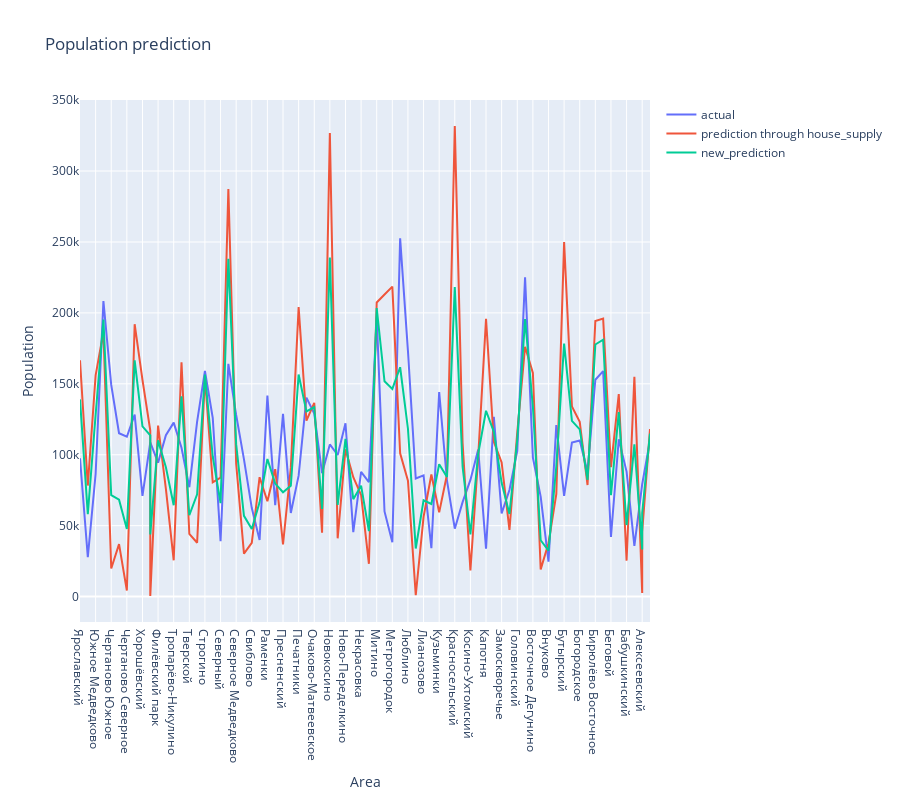

This figure's notebook cell:
### Code cell
import plotly.express as px
import plotly.graph_objects as go
area_predictions = area_predictions[area_predictions['area_name'] != 'Рязанский']
area_predictions = area_predictions[area_predictions['area_name'] != 'Тимирязевский']
area_predictions = area_predictions[area_predictions['area_name'] != 'Южное Тушино']
area_predictions = area_predictions.sort_values(by=['area_name'], ascending=False)

fig = go.Figure()
fig.add_scatter(x=area_predictions['area_name'], y=area_predictions['population'], name='actual')

fig.add_scatter(x=area_predictions['area_name'], y=area_predictions['hs_ratio_pred'], name='prediction through house_supply')
area_predictions['new_predict'] = area_predictions['hs_ratio_pred']*0.6 + area_predictions['population']*0.4
fig.add_scatter(x=area_predictions['area_name'], y=area_predictions['new_predict'], name='new_prediction')
fig.update_layout(title='Population prediction', xaxis_title='Area', yaxis_title='Population', height=800)
fig.show()

### Figure 1 — Plotly figure (JSON) as saved in the notebook; plotly's stock layout.template omitted (floating-point values rounded to 4 significant figures)
{"data": [{"name": "actual", "type": "scatter", "x": ["Ярославский", "Якиманка", "Южное Медведково", "Южное Бутово", "Чертаново Южное", "Чертаново Центральное", "Чертаново Северное", "Царицыно", "Хорошёвский", "Хамовники", "Хамовники", "Филёвский парк", "Фили-Давыдково", "Тропарёво-Никулино", "Текстильщики", "Тверской", "Таганский", "Строгино", "Солнцево", "Северный", "Северное Тушино", "Северное Медведково", "Северное Бутово", "Свиблово", "Ростокино", "Раменки", "Проспект Вернадского", "Пресненский", "Покровское-Стрешнево", "Печатники", "Перово", "Очаково-Матвеевское", "Обручевский", "Новокосино", "Новогиреево", "Ново-Переделкино", "Нижегородский", "Некрасовка", "Нагорный", "Митино", "Мещанский", "Метрогородок", "Марьино", "Люблино", "Лосиноостровский", "Лианозово", "Куркино", "Кузьминки", "Крылатское", "Красносельский", "Котловка", "Косино-Ухтомский", "Коптево", "Капотня", "Зюзино", "Замоскворечье", "Дорогомилово", "Головинский", "Выхино-Жулебино", "Восточное Дегунино", "Войковский", "Внуково", "Вешняки", "Бутырский", "Братеево", "Богородское", "Бирюлёво Западное", "Бирюлёво Восточное", "Бибирево", "Беговой", "Басманный", "Бабушкинский", "Арбат", "Алексеевский", "Алексеевский", "Академический"], "y": [97502, 27791, 86391, 208355, 149210, 115194, 112716, 128286, 70970, 108740, 108740, 94450, 113818, 122663, 104955, 77091, 123382, 159134, 126081, 39030, 164120, 128028, 96753, 62401, 39961, 141754, 64436, 128784, 58975, 85219, 140243, 129002, 87015, 107246, 99823, 122202, 45486, 87867, 80724, 197386, 60044, 38310, 252623, 173201, 83221, 85475, 34153, 144246, 81677, 47865, 66619, 82250, 103693, 33761, 126776, 58665, 75105, 102722, 225043, 98046, 70499, 24687, 120953, 70957, 108582, 110049, 87787, 152843, 158939, 41991, 110928, 88092, 35796, 79193, 79193, 110161]}, {"name": "prediction through house_supply", "type": "scatter", "x": ["Ярославский", "Якиманка", "Южное Медведково", "Южное Бутово", "Чертаново Южное", "Чертаново Центральное", "Чертаново Северное", "Царицыно", "Хорошёвский", "Хамовники", "Хамовники", "Филёвский парк", "Фили-Давыдково", "Тропарёво-Никулино", "Текстильщики", "Тверской", "Таганский", "Строгино", "Солнцево", "Северный", "Северное Тушино", "Северное Медведково", "Северное Бутово", "Свиблово", "Ростокино", "Раменки", "Проспект Вернадского", "Пресненский", "Покровское-Стрешнево", "Печатники", "Перово", "Очаково-Матвеевское", "Обручевский", "Новокосино", "Новогиреево", "Ново-Переделкино", "Нижегородский", "Некрасовка", "Нагорный", "Митино", "Мещанский", "Метрогородок", "Марьино", "Люблино", "Лосиноостровский", "Лианозово", "Куркино", "Кузьминки", "Крылатское", "Красносельский", "Котловка", "Косино-Ухтомский", "Коптево", "Капотня", "Зюзино", "Замоскворечье", "Дорогомилово", "Головинский", "Выхино-Жулебино", "Восточное Дегунино", "Войковский", "Внуково", "Вешняки", "Бутырский", "Братеево", "Богородское", "Бирюлёво Западное", "Бирюлёво Восточное", "Бибирево", "Беговой", "Басманный", "Бабушкинский", "Арбат", "Алексеевский", "Алексеевский", "Академический"], "y": [166600.0, 78280.0, 156000.0, 186700.0, 19780.0, 37010.0, 4241.0, 192100.0, 152700.0, 117000.0, 494.0, 120600.0, 76020.0, 25610.0, 165200.0, 44210.0, 37950.0, 154700.0, 80520.0, 83830.0, 287400.0, 93770.0, 30350.0, 37900.0, 84140.0, 67250.0, 89850.0, 36720.0, 90900.0, 204100.0, 124100.0, 136600.0, 45090.0, 326700.0, 41100.0, 103900.0, 84180.0, 71660.0, 23120.0, 207300.0, 213000.0, 218500.0, 101100.0, 81760.0, 997.7, 56150.0, 86040.0, 59380.0, 86030.0, 331700.0, 108200.0, 18390.0, 98860.0, 195900.0, 109100.0, 94590.0, 47050.0, 115800.0, 176200.0, 157600.0, 19210.0, 37590.0, 72190.0, 249900.0, 134100.0, 123200.0, 78630.0, 194300.0, 196000.0, 91250.0, 142800.0, 25350.0, 155000.0, 2519.0, 45510.0, 118100.0]}, {"name": "new_prediction", "type": "scatter", "x": ["Ярославский", "Якиманка", "Южное Медведково", "Южное Бутово", "Чертаново Южное", "Чертаново Центральное", "Чертаново Северное", "Царицыно", "Хорошёвский", "Хамовники", "Хамовники", "Филёвский парк", "Фили-Давыдково", "Тропарёво-Никулино", "Текстильщики", "Тверской", "Таганский", "Строгино", "Солнцево", "Северный", "Северное Тушино", "Северное Медведково", "Северное Бутово", "Свиблово", "Ростокино", "Раменки", "Проспект Вернадского", "Пресненский", "Покровское-Стрешнево", "Печатники", "Перово", "Очаково-Матвеевское", "Обручевский", "Новокосино", "Новогиреево", "Ново-Переделкино", "Нижегородский", "Некрасовка", "Нагорный", "Митино", "Мещанский", "Метрогородок", "Марьино", "Люблино", "Лосиноостровский", "Лианозово", "Куркино", "Кузьминки", "Крылатское", "Красносельский", "Котловка", "Косино-Ухтомский", "Коптево", "Капотня", "Зюзино", "Замоскворечье", "Дорогомилово", "Головинский", "Выхино-Жулебино", "Восточное Дегунино", "Войковский", "Внуково", "Вешняки", "Бутырский", "Братеево", "Богородское", "Бирюлёво Западное", "Бирюлёво Восточное", "Бибирево", "Беговой", "Басманный", "Бабушкинский", "Арбат", "Алексеевский", "Алексеевский", "Академический"], "y": [139000.0, 58080.0, 128100.0, 195300.0, 71550.0, 68280.0, 47630.0, 166500.0, 120000.0, 113700.0, 43790.0, 110100.0, 91140.0, 64430.0, 141100.0, 57360.0, 72120.0, 156500.0, 98740.0, 65910.0, 238100.0, 107500.0, 56910.0, 47700.0, 66470.0, 97050.0, 79680.0, 73550.0, 78130.0, 156600.0, 130600.0, 133600.0, 61860.0, 238900.0, 64590.0, 111200.0, 68700.0, 78140.0, 46160.0, 203300.0, 151800.0, 146500.0, 161700.0, 118300.0, 33890.0, 67880.0, 65280.0, 93330.0, 84290.0, 218200.0, 91580.0, 43930.0, 100800.0, 131000.0, 116200.0, 80220.0, 58270.0, 110600.0, 195700.0, 133800.0, 39720.0, 32430.0, 91690.0, 178300.0, 123900.0, 117900.0, 82300.0, 177700.0, 181200.0, 71550.0, 130000.0, 50450.0, 107300.0, 33190.0, 58990.0, 114900.0]}], "layout": {"height": 800, "title": {"text": "Population prediction"}, "xaxis": {"title": {"text": "Area"}}, "yaxis": {"title": {"text": "Population"}}}}
